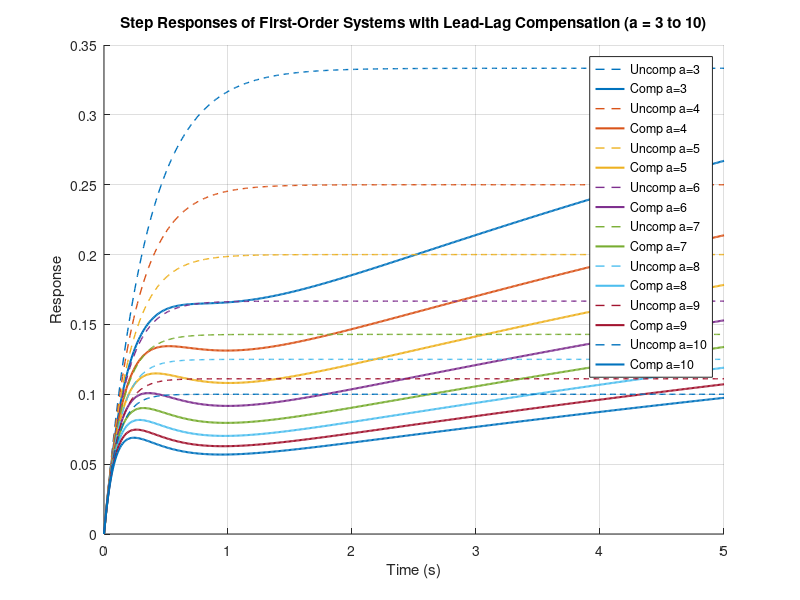

MATLAB code to generate this figure:

% =========================================================
% CONTROL SYSTEMS II – COMPENSATOR DESIGN
% Author: Joshua Wambua
% Reg No: EG209/109705/22
% Table 1 – Question 1 (First-Order System)
% =========================================================
clc; clear; close all;

% --- Lead compensator ---
G_lead = tf([1 1], [1 3]);   

% --- Lag compensator ---
G_lag = tf([1 0.5], [1 0.05]); 

G_comp = G_lead * G_lag;  % Combined compensator

% --- Time vector ---
t = 0:0.01:5;

% --- Colors for plotting ---
colors = lines(8);  % 8 distinguishable colors

% --- Figure ---
figure; hold on;

for a = 3:10
    % Define first-order system
    G = tf(1, [1 a]);
    
    % Step response (uncompensated)
    y_uncomp = step(G, t);
    
    % Closed-loop with compensator
    G_closed = feedback(G * G_comp, 1);
    
    % Step response (compensated)
    y_comp = step(G_closed, t);
    
    % Plot uncompensated (dashed)
    plot(t, y_uncomp, '--', 'Color', colors(a-2,:), 'LineWidth', 1);
    
    % Plot compensated (solid)
    plot(t, y_comp, 'Color', colors(a-2,:), 'LineWidth', 1.5);
end

grid on;
xlabel('Time (s)');
ylabel('Response');
title('Step Responses of First-Order Systems with Lead-Lag Compensation (a = 3 to 10)');
legend('Uncomp a=3','Comp a=3','Uncomp a=4','Comp a=4','Uncomp a=5','Comp a=5',...
       'Uncomp a=6','Comp a=6','Uncomp a=7','Comp a=7','Uncomp a=8','Comp a=8',...
       'Uncomp a=9','Comp a=9','Uncomp a=10','Comp a=10');
